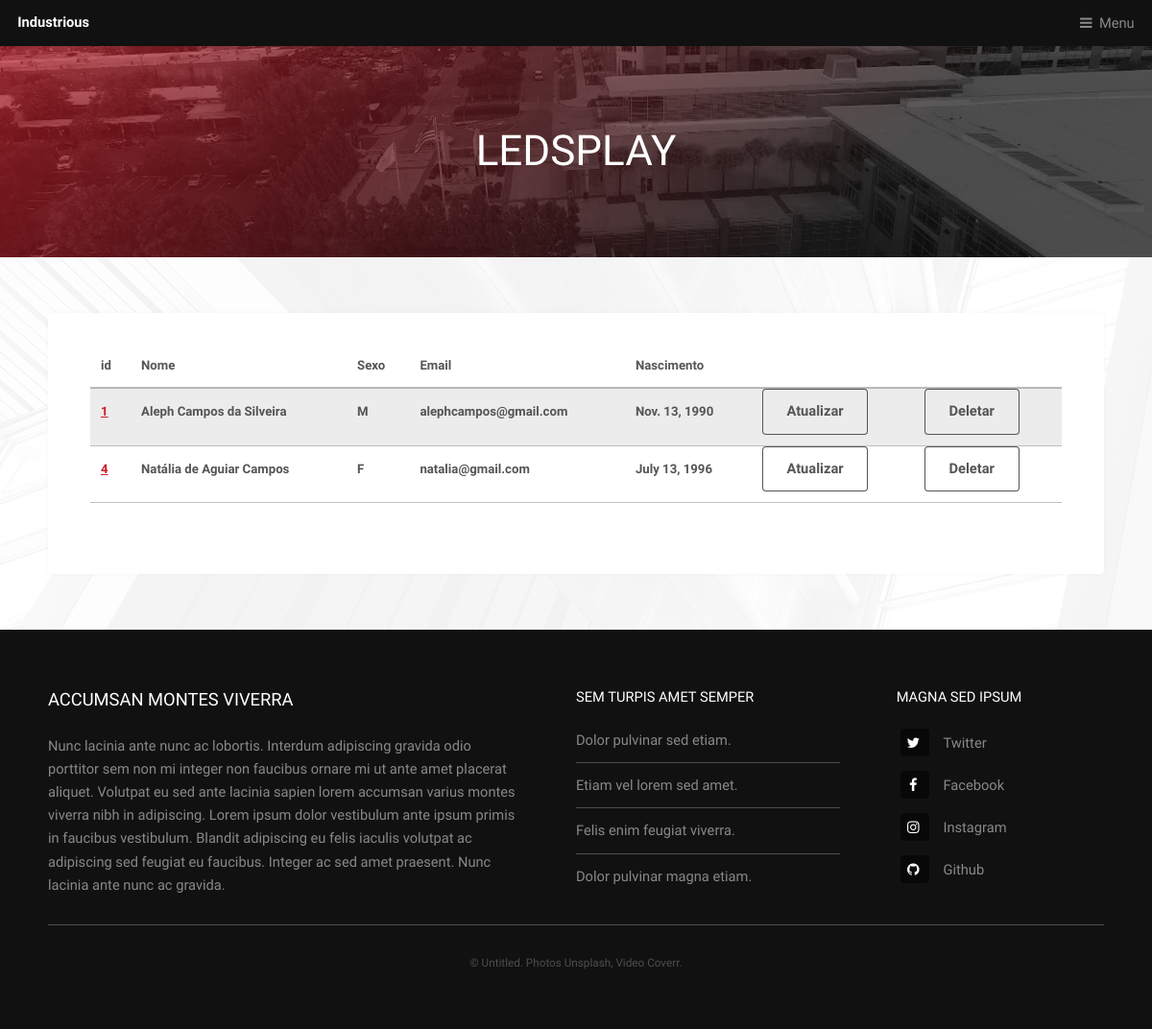
The app's page /cadastrados/, older data.
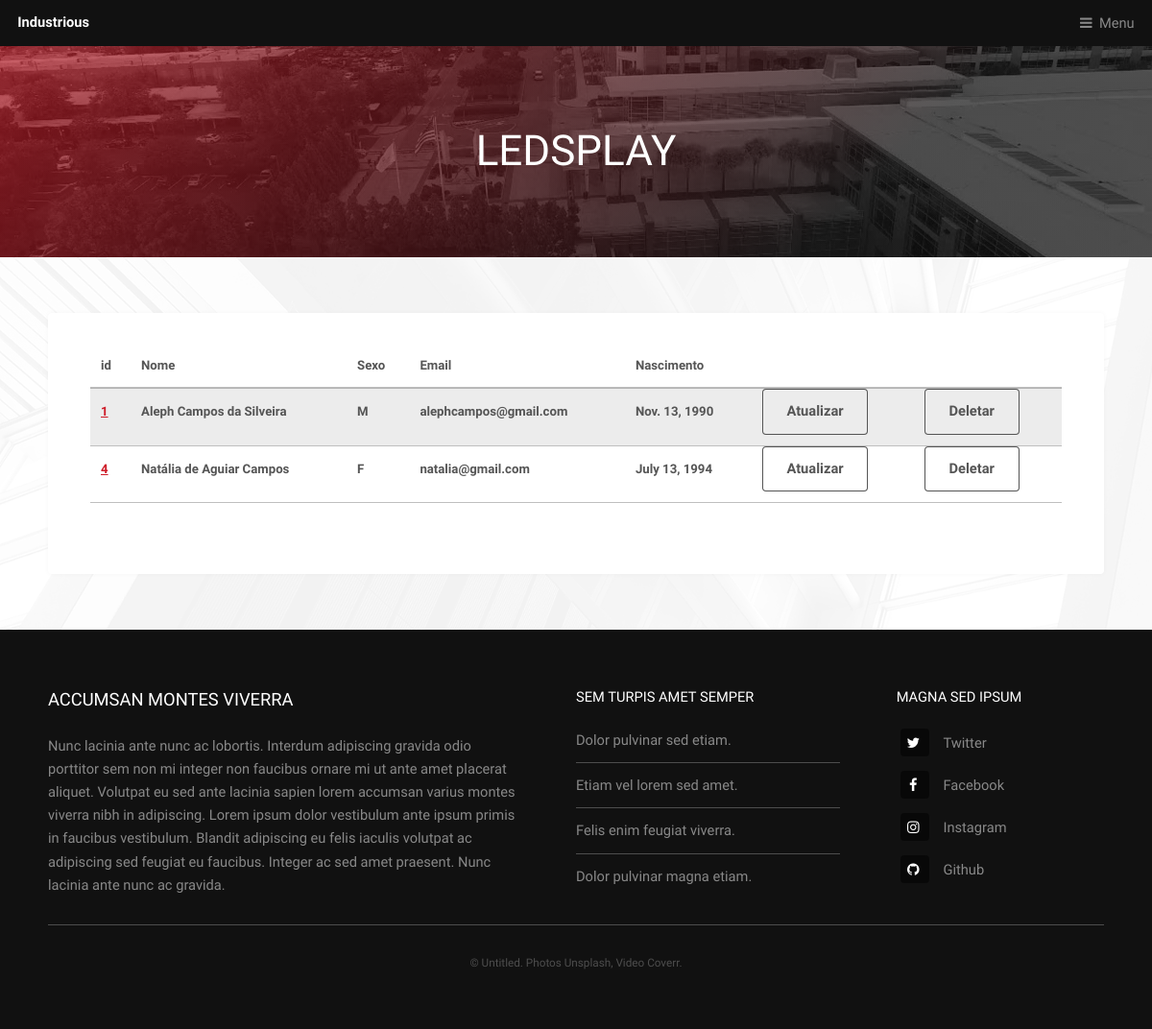
The same page, newer data.
### register/models.py (models this page shows)
class Pessoa(models.Model):
    nome = models.CharField(default="Nome", max_length=120)
    sexo = models.CharField(default="M or F", max_length=1)
    email = models.EmailField(default="Email", max_length=120)
    nascimento = models.DateField(default=datetime.date.today)
    password = models.CharField(default="password", max_length=128)

### register/views.py (the view)
# urls.py: path('cadastrados/', register_list_view, name="Cadastrados"),
def register_list_view(request):
    queryset = Pessoa.objects.all()
    context = {
        "pessoa_list":queryset
    }
    return render(request, "Pessoa/cadastrados_list_view.html", context)

### templates/Pessoa/cadastrados_list_view.html
{% extends "Industrial/generic.html" %}
{% block conteudobase %}
    <div class="table-wrapper">
        <table>
            <thead>
            <tr>
                <th>id</th>
                <th>Nome</th>
                <th>Sexo</th>
                <th>Email</th>
                <th>Nascimento</th>
            </tr>
            </thead>
            <tbody>
            {% for instance in pessoa_list%}
            <tr>
                    <th><a href="{% url 'Atualizar Cadastro' instance.id %}">{{ instance.id }} </a></th>
                    <th>{{ instance.nome }}</th>
                    <th>{{ instance.sexo }}</th>
                    <th>{{ instance.email }}</th>
                    <th>{{ instance.nascimento }}</th>
                    <th><a href="{% url 'Atualizar Cadastro' instance.id %}"><input type="button" value="Atualizar"></a></th>
                    <th><a href="{% url 'Deletar Cadastro' instance.id %}"><input type="button" value="Deletar"></a></th>
            </tr>
            {% endfor %}
        </table>
    </div>
{% endblock %}

Row changes from the older to the newer data that the page shows:
changed Pessoa "Natália de Aguiar Campos": nascimento "July 13, 1996" → "July 13, 1994"
